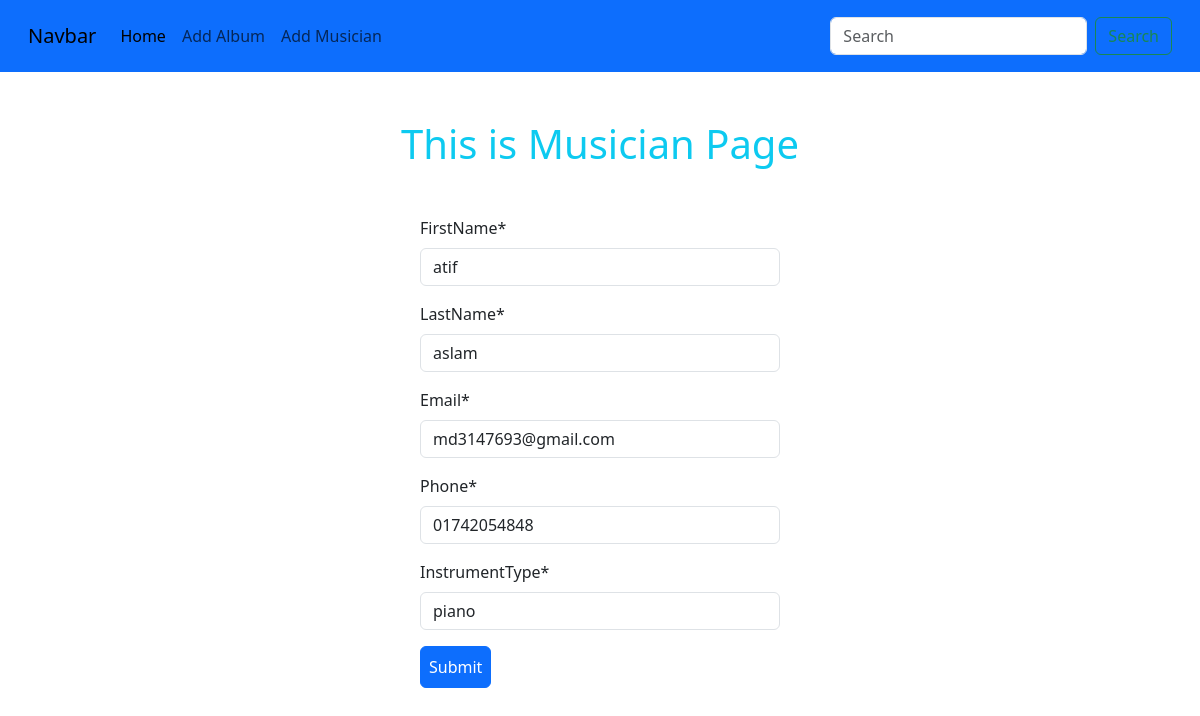
The page /musician/edit/7 on the database its author committed.
### musician/models.py (models this page shows, shortened)
class MusicianModel(models.Model):
    firstName = models.CharField(max_length=255)
    lastName = models.CharField(max_length=255)
    email = models.EmailField()
    phone = models.CharField(max_length=255)
    instrumentType = models.CharField(max_length=255)

### musician/views.py (the view)
# urls.py: path('edit/<int:id>',views.edit_musician,name = 'edit_musician'),
def edit_musician(request,id):
    musician = MusicianModel.objects.get(pk = id)
    musician_form = MusicianForm(instance=musician)
    if request.method == 'POST':
        musician_form = MusicianForm(request.Post, instance=musician)
        if musician_form.is_valid():
            musician_form.save()
            return redirect('homepage')
    return render(request,'musician.html',{'form' : musician_form})

### musician/forms.py
class MusicianForm(forms.ModelForm):
    class Meta:
        model = MusicianModel
        fields = '__all__'

### musician/templates/musician.html (shortened to what this page needs)
{%extends 'base.html'%}
{%block content%}
{%load crispy_forms_tags%}
<h1 class="text-center text-info m-3 mt-5 mb-5">This is Musician Page</h1>
<form style = "width: 30%; margin: auto" method="POST" enctype="multipart/form-data">
    {{form | crispy }}
    <button class="btn btn-primary p-2">Submit</button>
</form>
{%endblock%}

### rows shown on the page
MusicianModel: firstName "atif", lastName "aslam", email "md3147693@gmail.com", phone "01742054848", instrumentType "piano"
